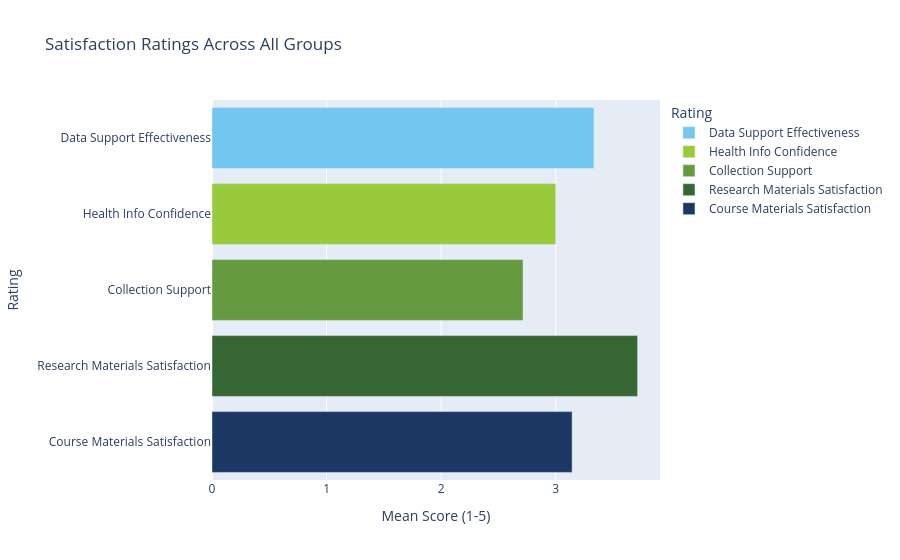

Source (notebook cell):
### Code cell
labels = {'rating':'Rating','scores':'Mean Score (1-5)'}
fig1 = px.bar(satisfaction_ratings_df, x='scores', y='rating', labels=labels, title='Satisfaction Ratings Across All Groups', color = 'rating', color_discrete_map={'Data Support Effectiveness':CLOUD_BLUE, 'Health Info Confidence':NEW_LEAF, 'Collection Support':VINEYARD_GREEN, 'Research Materials Satisfaction':FOREST_GREEN, 'Course Materials Satisfaction':PACIFIC_BLUE})

fig1.show()

### Figure 1 — Plotly figure (JSON) as saved in the notebook; plotly's stock layout.template omitted (floating-point values rounded to 4 significant figures)
{"data": [{"hovertemplate": "Rating=%{y}<br>Mean Score (1-5)=%{x}<extra></extra>", "legendgroup": "Data Support Effectiveness", "marker": {"color": "#72c7f0", "pattern": {"shape": ""}}, "name": "Data Support Effectiveness", "orientation": "h", "showlegend": true, "textposition": "auto", "x": [3.333], "xaxis": "x", "y": ["Data Support Effectiveness"], "yaxis": "y", "type": "bar"}, {"hovertemplate": "Rating=%{y}<br>Mean Score (1-5)=%{x}<extra></extra>", "legendgroup": "Health Info Confidence", "marker": {"color": "#99ca3c", "pattern": {"shape": ""}}, "name": "Health Info Confidence", "orientation": "h", "showlegend": true, "textposition": "auto", "x": [3.0], "xaxis": "x", "y": ["Health Info Confidence"], "yaxis": "y", "type": "bar"}, {"hovertemplate": "Rating=%{y}<br>Mean Score (1-5)=%{x}<extra></extra>", "legendgroup": "Collection Support", "marker": {"color": "#659a41", "pattern": {"shape": ""}}, "name": "Collection Support", "orientation": "h", "showlegend": true, "textposition": "auto", "x": [2.714], "xaxis": "x", "y": ["Collection Support"], "yaxis": "y", "type": "bar"}, {"hovertemplate": "Rating=%{y}<br>Mean Score (1-5)=%{x}<extra></extra>", "legendgroup": "Research Materials Satisfaction", "marker": {"color": "#366732", "pattern": {"shape": ""}}, "name": "Research Materials Satisfaction", "orientation": "h", "showlegend": true, "textposition": "auto", "x": [3.714], "xaxis": "x", "y": ["Research Materials Satisfaction"], "yaxis": "y", "type": "bar"}, {"hovertemplate": "Rating=%{y}<br>Mean Score (1-5)=%{x}<extra></extra>", "legendgroup": "Course Materials Satisfaction", "marker": {"color": "#1b3764", "pattern": {"shape": ""}}, "name": "Course Materials Satisfaction", "orientation": "h", "showlegend": true, "textposition": "auto", "x": [3.143], "xaxis": "x", "y": ["Course Materials Satisfaction"], "yaxis": "y", "type": "bar"}], "layout": {"xaxis": {"anchor": "y", "domain": [0.0, 1.0], "title": {"text": "Mean Score (1-5)"}}, "yaxis": {"anchor": "x", "domain": [0.0, 1.0], "title": {"text": "Rating"}, "categoryorder": "array", "categoryarray": ["Course Materials Satisfaction", "Research Materials Satisfaction", "Collection Support", "Health Info Confidence", "Data Support Effectiveness"]}, "legend": {"title": {"text": "Rating"}, "tracegroupgap": 0}, "title": {"text": "Satisfaction Ratings Across All Groups"}, "barmode": "relative"}}
